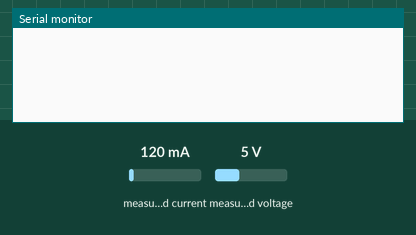
Bench run of a program on a simulated Arduino Uno, built with avr-gcc and run on an emulated ATmega328P. Parts: the last lines printed to the serial monitor. Inputs (shaded band) come from the test bench; at power-on: measured current 120 mA, measured voltage 5 V.

Above: at 1.2 s.
1.3 s: measured current set to 40 mA
At 2.7 s:
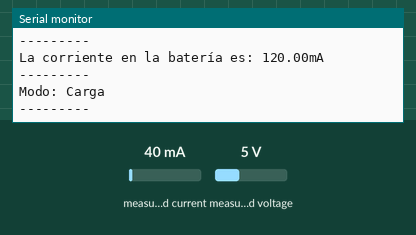
3.0 s: measured voltage set to 0.3 V
At 4.22 s:
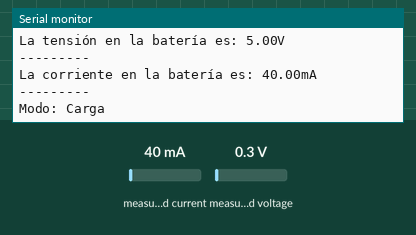
4.5 s: measured current set to 500 mA
At 6.75 s:
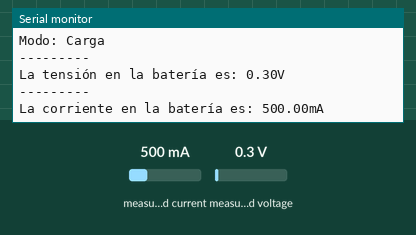
Timing chart, 0 to 8.2 s (numbered marks = the images above; inputs shaded):
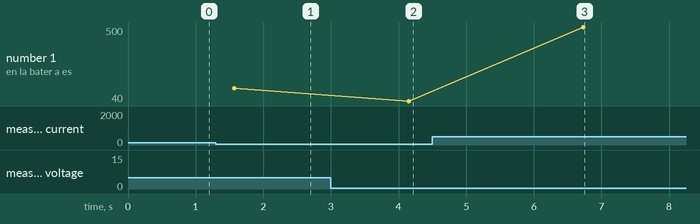

The program:

main.cpp
```cpp
// Control de Carga - Código principal

// Includes
#include <Arduino.h>
#include <Wire.h>
#include <Adafruit_INA219.h>


// Iniciadores
Adafruit_INA219 ina219;


// Declaracion de variables globales
//float Array_Corriente[10] = {};
float Array_Integral_Parcial[9] = {};
float Q_ganado = 0; // Establezco cero como valor arbitrario de referencia
float Delta_Q = 0;
float SOC = 0;
float Actualizacion_Umbral_Positivo = 0;
//float Adquisicion_Preliminar_I();

// Actualización del valor máximo de tensión (en caso de ser necesario).
float Umbral_Positivo = 12.1;
int Periodo_Array_Corriente_Subrutina = 0;
float SOC_Ultimo;


// Árbol de subrutinas mias
// Adquisicion_Preliminar_I();
// SOC_Inicial();

// Suma de delays
// 1000 ms en todas los modos


// 888888888888888888888888888888888888888888888888888888888
void setup(){
  Serial.begin(9600);
  ina219.begin();

            }

void loop() {
  // Declaracion de variables locales
  float Adquisicion_Preliminar_I();

  // Diseñado para tener una estimacion del SOC caada 5 seg.

  float V_bateria = ina219.getBusVoltage_V();

  // Adquisición premilinar de i_bateria
  float I_Bateria = Adquisicion_Preliminar_I();

  // Imprimo el dato de la tensión y la corriente
  Serial.print("La tensión en la batería es: ");
  Serial.print(V_bateria);  Serial.print("V  ");  Serial.println(" ");
  Serial.println("---------");
  Serial.print("La corriente en la batería es: ");
  Serial.print(I_Bateria);  Serial.print("mA  ");  Serial.println(" ");
  Serial.println("---------");

  //888888888888888888888888888888888888888888888888888888888888888888888888888888888888888888888888888888888888888


  // Condicionales para determinar modos (carga, descarga, auto-descarga)

  if (I_Bateria > -2 && I_Bateria < 2)
  {
    Serial.println("Modo: Auto-descarga");
    Serial.println("---------");
    delay(1000);
  }

  if (I_Bateria < -2)
  {
    Serial.println("Modo: Descarga");
    Serial.println("---------");
    delay(1000);
  }

  if (I_Bateria > 2)
  {
    Serial.println("Modo: Carga");
    Serial.println("---------");
    delay(1000);

  }
}

//888888888888888888888888888888888888888888888888888888888888888888888888888888
// Declaracion de funciones

float Adquisicion_Preliminar_I(void) {
    //Tomo un promedio para evitar flutuaciones de la medición en un período muy corto de tiempo
    int i = 0;
    int Periodo_Adquisicion_Preliminar = 250;
    float I_Bateria = 0;
    float I_Bateria_Suma = 0;
    float  Array_Corriente[6];
    // Posible mejora usando Array_Corriente_Subrutina con variable M con M igual al orden del array

    for (i = 0; i <= 5; i++){
        Array_Corriente[i] = {ina219.getCurrent_mA()};
        delay(Periodo_Adquisicion_Preliminar);
          // Al cabo de 1.5 segundos tendremos 6 mediciones de corriente colocadas en el array
        }

    // Saco un promedio de las mediciones
    for (i = 0; i <= 5; i++){
        I_Bateria_Suma += Array_Corriente[i];
        }

    I_Bateria = I_Bateria_Suma / 6;

    return I_Bateria;
}
```

Measured:
- after the input at 4.5 s, the serial monitor: prints a new line after 2.2 s (image 3)
- plotted number 1: 40 → 500 after the input at 4.5 s
